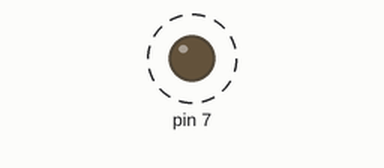
A program run on a simulated Raspberry Pi (header pin numbers). On the bench: output pins drawn as LEDs (lit = HIGH). Dashed ring = blinking. What the program prints to the terminal is not drawn. At 20.0 s the program stops and its outputs stay as they are.

Above: at 0.5 s.
Timing chart, 0 to 4.6 s (numbered marks = the images above):
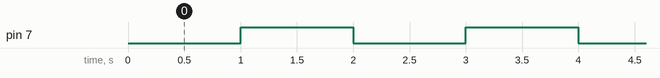

Measured:
- by itself, pin 7: alternates HIGH for 1.0 s and LOW for 1.0 s

The program:

Ej_parpadeo_10veces_CursoRPI_MC.py
```python
import RPi.GPIO as GPIO
import time
GPIO.setmode(GPIO.BOARD)
GPIO.setup(7,GPIO.OUT)
def parpadea():
	print("Inicia parpadeo...")
	i=1
	while i<=10:
		GPIO.output(7,False)
		time.sleep(1)
		GPIO.output(7,True)
		time.sleep(1)
		print(i)
		i=i+1
	print("Termina parpadeo")
	GPIO.cleanup()
parpadea()
```
